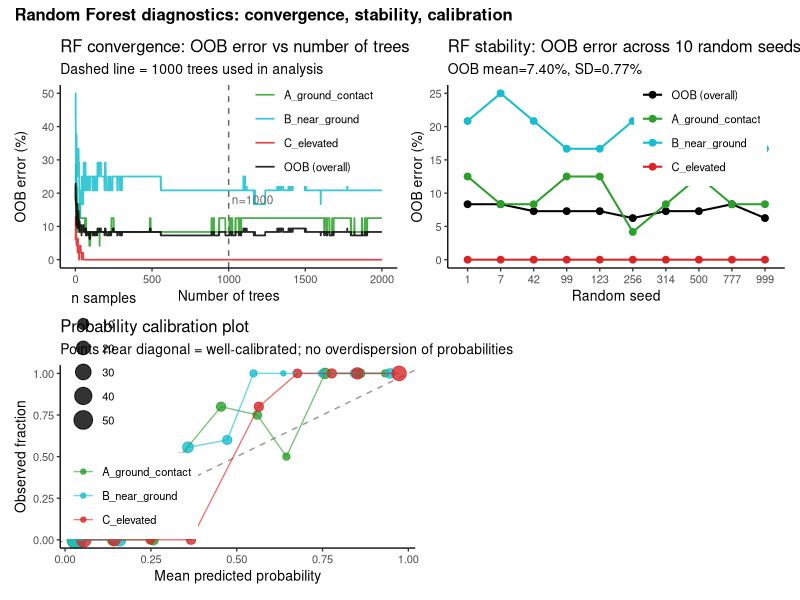
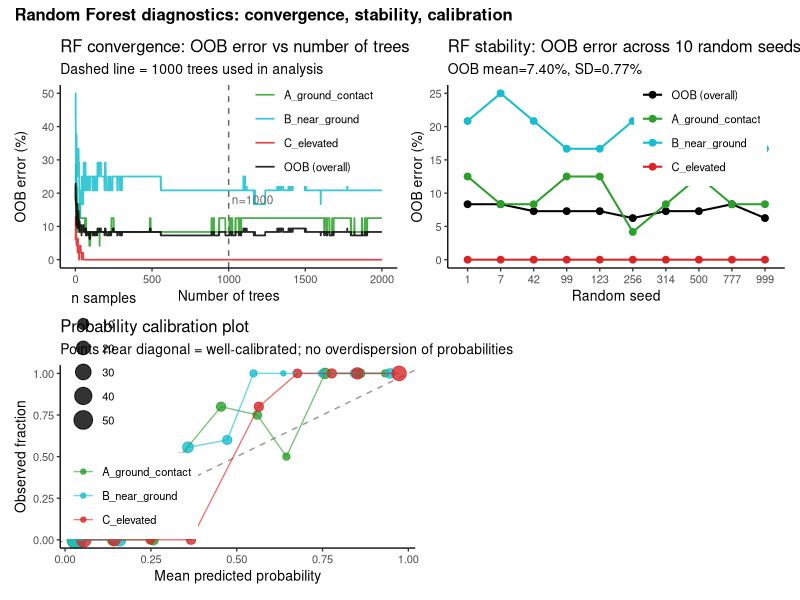

Generate these figures, in order, with R:
library(tidyverse)
library(randomForest)
library(pROC)
library(patchwork)

setwd("/home/veve/Dropbox/kone/qiime2")

contrib <- read.csv("pca_family_contributions.csv", check.names = FALSE)
fam_cols <- setdiff(colnames(contrib), c("sample_id", "topology"))
shorten_fam <- function(x) sub(
  "d__Bacteria;p__Patescibacteria;c__Saccharimonadia;o__Saccharimonadales;__",
  "Saccharimonadales", x)

dat <- contrib %>%
  filter(topology != "Environment") %>%
  mutate(topo3 = case_when(
    topology %in% c("Left front pastern", "Muzzle")   ~ "A_ground_contact",
    topology %in% c("Ventral abdomen",    "Udder")     ~ "B_near_ground",
    topology %in% c("Dorsum", "Forehead", "Neck",
                    "Pectoral area")                    ~ "C_elevated"
  ) %>% factor(levels = c("A_ground_contact", "B_near_ground", "C_elevated")))

X <- dat %>% select(all_of(fam_cols)) %>%
     mutate(across(everything(), as.numeric)) %>%
     rename_with(shorten_fam)

groups    <- levels(dat$topo3)
topo3_cols <- c("A_ground_contact" = "#2ca02c",
                "B_near_ground"    = "#17becf",
                "C_elevated"       = "#d62728")

# =========================================================
# 1. CONVERGENCE: OOB error vs number of trees
# Run once with 2000 trees and inspect the error trajectory
# =========================================================
cat("=== 1. RF convergence (2000 trees) ===\n")
set.seed(42)
rf2k <- randomForest(x = X, y = dat$topo3, ntree = 2000, importance = FALSE)

oob_df <- as.data.frame(rf2k$err.rate) %>%
  mutate(trees = row_number()) %>%
  pivot_longer(-trees, names_to = "class", values_to = "error")

# Check error at key checkpoints
for (n in c(100, 250, 500, 750, 1000, 1500, 2000)) {
  cat(sprintf("  ntrees=%4d  OOB=%.3f  A=%.3f  B=%.3f  C=%.3f\n", n,
              rf2k$err.rate[n, "OOB"],
              rf2k$err.rate[n, "A_ground_contact"],
              rf2k$err.rate[n, "B_near_ground"],
              rf2k$err.rate[n, "C_elevated"]))
}

p_conv <- ggplot(oob_df, aes(x = trees, y = error * 100, colour = class)) +
  geom_line(linewidth = 0.6, alpha = 0.85) +
  geom_vline(xintercept = 1000, linetype = "dashed", colour = "grey40",
             linewidth = 0.5) +
  annotate("text", x = 1020, y = 18, label = "n=1000", size = 3,
           hjust = 0, colour = "grey40") +
  scale_colour_manual(
    values = c("OOB" = "black", topo3_cols),
    labels = c("OOB" = "OOB (overall)", groups),
    name   = NULL) +
  theme_classic(base_size = 10) +
  theme(legend.position = c(0.75, 0.75),
        legend.text = element_text(size = 8)) +
  labs(title    = "RF convergence: OOB error vs number of trees",
       subtitle = "Dashed line = 1000 trees used in analysis",
       x = "Number of trees", y = "OOB error (%)")

# =========================================================
# 2. STABILITY: OOB error across 10 random seeds
# Tests whether results depend on random seed (variance across runs)
# =========================================================
cat("\n=== 2. RF stability across 10 random seeds ===\n")
seeds <- c(1, 7, 42, 99, 123, 256, 314, 500, 777, 999)
stab <- map_dfr(seeds, function(s) {
  set.seed(s)
  rf_s <- randomForest(x = X, y = dat$topo3, ntree = 1000, importance = FALSE)
  tibble(seed = s,
         OOB   = rf_s$err.rate[1000, "OOB"] * 100,
         A_err = rf_s$err.rate[1000, "A_ground_contact"] * 100,
         B_err = rf_s$err.rate[1000, "B_near_ground"]    * 100,
         C_err = rf_s$err.rate[1000, "C_elevated"]       * 100)
})
print(stab)
cat(sprintf("\nOOB mean=%.2f%%  SD=%.2f%%  range=[%.2f%%, %.2f%%]\n",
            mean(stab$OOB), sd(stab$OOB), min(stab$OOB), max(stab$OOB)))

p_stab <- stab %>%
  pivot_longer(-seed, names_to = "metric", values_to = "error") %>%
  mutate(metric = factor(metric, levels = c("OOB","A_err","B_err","C_err"))) %>%
  ggplot(aes(x = factor(seed), y = error, colour = metric, group = metric)) +
  geom_line(linewidth = 0.7) +
  geom_point(size = 2) +
  scale_colour_manual(values = c("OOB" = "black", "A_err" = "#2ca02c",
                                  "B_err" = "#17becf", "C_err" = "#d62728"),
                      labels = c("OOB (overall)", groups), name = NULL) +
  theme_classic(base_size = 10) +
  theme(legend.position = c(0.75, 0.75), legend.text = element_text(size = 8)) +
  labs(title    = "RF stability: OOB error across 10 random seeds",
       subtitle = sprintf("OOB mean=%.2f%%, SD=%.2f%%", mean(stab$OOB), sd(stab$OOB)),
       x = "Random seed", y = "OOB error (%)")

# =========================================================
# 3. PROBABILITY CALIBRATION
# Checks if predicted probs are well-calibrated (no "overdispersion" of probs)
# Bins predicted probabilities and compares to observed fraction
# =========================================================
set.seed(42)
rf_main <- randomForest(x = X, y = dat$topo3, ntree = 1000, importance = FALSE)
probs   <- predict(rf_main, type = "prob")

cal_df <- map_dfr(groups, function(g) {
  obs  <- as.integer(dat$topo3 == g)
  pred <- probs[, g]
  bins <- cut(pred, breaks = seq(0, 1, by = 0.1), include.lowest = TRUE)
  tibble(group = g, prob_bin = bins, obs = obs, pred = pred) %>%
    group_by(group, prob_bin) %>%
    summarise(mean_pred = mean(pred), frac_obs = mean(obs), n = n(), .groups = "drop")
})

p_cal <- ggplot(cal_df, aes(x = mean_pred, y = frac_obs, colour = group)) +
  geom_abline(linetype = "dashed", colour = "grey60") +
  geom_point(aes(size = n), alpha = 0.8) +
  geom_line(alpha = 0.6) +
  scale_colour_manual(values = topo3_cols, name = NULL) +
  scale_size_continuous(range = c(1.5, 6), name = "n samples") +
  theme_classic(base_size = 10) +
  theme(legend.position = c(0.2, 0.75), legend.text = element_text(size = 8)) +
  labs(title    = "Probability calibration plot",
       subtitle = "Points near diagonal = well-calibrated; no overdispersion of probabilities",
       x = "Mean predicted probability", y = "Observed fraction")

# =========================================================
# 4. BOOTSTRAP CI STABILITY: compare 500 / 1000 / 2000 replicates
# =========================================================
cat("\n=== 4. Bootstrap CI stability (500 / 1000 / 2000 replicates) ===\n")
ci_stability <- map_dfr(c(500, 1000, 2000), function(nb) {
  map_dfr(groups, function(g) {
    set.seed(42)
    r  <- roc(ifelse(dat$topo3 == g, 1, 0), probs[, g], quiet = TRUE)
    ci <- ci.auc(r, method = "bootstrap", boot.n = nb,
                 conf.level = 0.95, progress = "none")
    tibble(boot_n = nb, group = g,
           auc    = round(as.numeric(r$auc), 4),
           ci_lo  = round(ci[1], 4),
           ci_hi  = round(ci[3], 4),
           width  = round(ci[3] - ci[1], 4))
  })
}, .progress = FALSE)
print(ci_stability)
cat("\n-> CI width stable across bootstrap replicates? ",
    ifelse(max(ci_stability$width) - min(ci_stability$width) < 0.01,
           "YES (width range < 0.01)", "CHECK"), "\n")

# =========================================================
# 5. YOUDEN'S INDEX + CI + FULL ROC METRICS
# Youden's J = sensitivity + specificity - 1 (maximised at optimal threshold)
# CI via bootstrap on coords at the optimal (Youden) threshold
# =========================================================
cat("\n=== 5. Youden's index and ROC metrics at optimal threshold ===\n")

youden_tbl <- map_dfr(groups, function(g) {
  resp <- ifelse(dat$topo3 == g, 1, 0)
  r    <- roc(resp, probs[, g], quiet = TRUE)

  # Optimal threshold (Youden)
  best <- coords(r, "best", ret = c("threshold","sensitivity","specificity","youden"),
                 best.method = "youden", transpose = FALSE)

  # PPV, NPV, F1 at optimal threshold
  pred_class <- ifelse(probs[, g] >= best$threshold, 1, 0)
  tp <- sum(pred_class == 1 & resp == 1)
  fp <- sum(pred_class == 1 & resp == 0)
  tn <- sum(pred_class == 0 & resp == 0)
  fn <- sum(pred_class == 0 & resp == 1)
  ppv <- ifelse((tp + fp) > 0, tp / (tp + fp), NA)
  npv <- ifelse((tn + fn) > 0, tn / (tn + fn), NA)
  f1  <- ifelse((2*tp + fp + fn) > 0, 2*tp / (2*tp + fp + fn), NA)

  # Youden's J = sensitivity + specificity - 1  (pROC returns sens+spec, so subtract 1)
  J <- best$sensitivity + best$specificity - 1

  # Bootstrap CI for Youden's J via manual resampling
  # (ci.coords fails at boundary when sens=1.0 for all bootstrap samples)
  set.seed(42)
  n    <- length(resp)
  J_boot <- replicate(2000, {
    idx  <- sample(n, n, replace = TRUE)
    r_b  <- tryCatch(
      roc(resp[idx], probs[idx, g], quiet = TRUE),
      error = function(e) NULL)
    if (is.null(r_b)) return(NA_real_)
    best_b <- coords(r_b, "best", ret = c("sensitivity","specificity"),
                     best.method = "youden", transpose = FALSE)
    best_b$sensitivity[1] + best_b$specificity[1] - 1
  })
  J_ci <- quantile(J_boot, c(0.025, 0.975), na.rm = TRUE)

  tibble(
    group       = g,
    threshold   = round(best$threshold, 3),
    sensitivity = round(best$sensitivity, 3),
    specificity = round(best$specificity, 3),
    Youden_J    = round(J, 3),
    youd_lo     = round(J_ci[1], 3),
    youd_hi     = round(J_ci[2], 3),
    PPV         = round(ppv, 3),
    NPV         = round(npv, 3),
    F1          = round(f1,  3)
  )
})

print(as.data.frame(youden_tbl))
write.csv(youden_tbl, "rf_roc_youden_metrics.csv", row.names = FALSE)
cat("Saved rf_roc_youden_metrics.csv\n")

# =========================================================
# 6. COMPOSE DIAGNOSTIC FIGURE
# =========================================================
fig <- (p_conv | p_stab) / (p_cal | plot_spacer()) +
  plot_annotation(
    title = "Random Forest diagnostics: convergence, stability, calibration",
    theme = theme(plot.title = element_text(size = 12, face = "bold"))
  )

ggsave("rf_diagnostics.png", fig, width = 13, height = 9, dpi = 300)
ggsave("rf_diagnostics.pdf", fig, width = 13, height = 9)
cat("Saved rf_diagnostics.png/.pdf\n")
